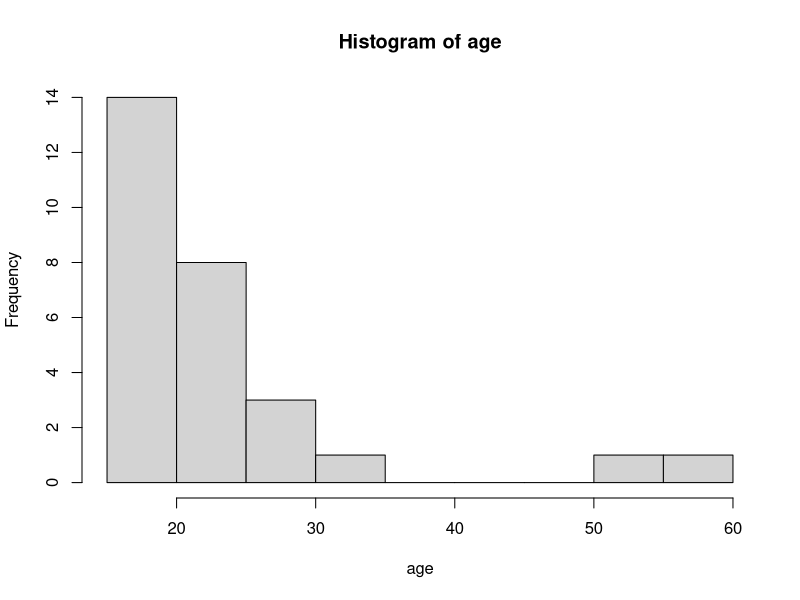

The R script that drew this image:
# The goal of this exercise is to find the central tendency measures of a data set we generated

# Load the data we generated in the class (age)
age=c(17,27,19,23,25,20,54,21,22,22,20,19,19,28,20,19,20,19,21,59,19,19,20,21,29,21,20,35)

# Let's create a frequency table
# This is an intermediary step that reorganizes the original data (sorts it, and counts how many times each value occurs
age_info = rle(sort(age))

# This is our frequency table
age_freq = data.frame(values=age_info$values, n=age_info$lengths)

# Display the frequency table and figure out the Mode of the distribution
age_freq

# Generate a histogram to get a better graphical snapshot of the data
# It should become clear that the data is highly skewed in the positive direction
hist(age)

# A partial calculation, needed for the mean is to sum all the scores. We save the result in a variable.
summed_age = sum(age)

# Another partial calculation is to find the sample size (n). We save this in a variable too.
sample_size = length(age)

# Calculate the mean by dividing the sum of scores with the sample size
mymean = summed_age/sample_size
mymean

# You can verify your calculations by using the built-in R function to compute the mean:
mean(age)

# Find the median of the data set
median(age)

# At the end of this exercise you should have a good understanding of how to calculate the central tendency measures of a continuous variable.
